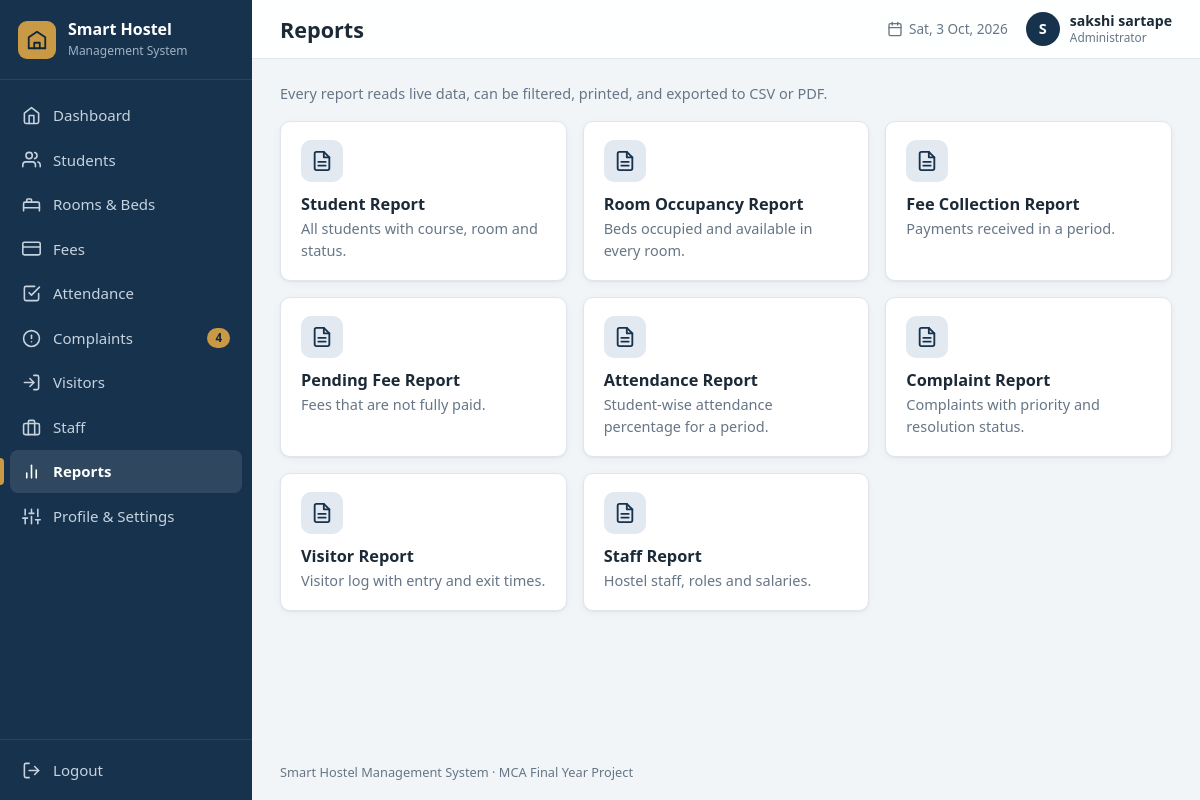
/reports/ (signed in), run on the app's committed database.
### tables this page shows
CREATE TABLE settings (
    key   TEXT PRIMARY KEY,
    value TEXT NOT NULL
);

CREATE TABLE users (
    id            INTEGER PRIMARY KEY AUTOINCREMENT,
    username      TEXT NOT NULL UNIQUE COLLATE NOCASE,
    password_hash TEXT NOT NULL,
    full_name     TEXT NOT NULL,
    email         TEXT,
    phone         TEXT,
    role          TEXT NOT NULL DEFAULT 'Administrator',
    created_at    TEXT NOT NULL DEFAULT (datetime('now','localtime')),
    last_login    TEXT
);

### routes/reports.py (the view)
@bp.route("/")
def index():
    return render_template("reports.html", reports=REPORTS)

### db.py (called while the page is built)
def connect(path):
    conn = sqlite3.connect(path, timeout=10)
    conn.row_factory = sqlite3.Row          # rows behave like dicts: row["name"]
    conn.execute("PRAGMA foreign_keys = ON")
    return conn

def get_db():
    if "db" not in g:
        g.db = connect(current_app.config["DATABASE"])
    return g.db

def query_one(sql, params=()):
    return get_db().execute(sql, params).fetchone()

def scalar(sql, params=()):
    row = get_db().execute(sql, params).fetchone()
    return row[0] if row else None

def get_setting(key, default=""):
    row = query_one("SELECT value FROM settings WHERE key = ?", (key,))
    return row["value"] if row else DEFAULT_SETTINGS.get(key, default)

### helpers.py (called while the page is built)
def today():
    return date.today().isoformat()

def csrf_token():
    if "_csrf" not in session:
        session["_csrf"] = secrets.token_hex(16)
    return session["_csrf"]

def icon(name, size=18):
    path = _ICONS.get(name, _ICONS["file"])
    return Markup(f'<svg class="icon" width="{size}" height="{size}" viewBox="0 0 24 24" fill="none" '
                  f'stroke="currentColor" stroke-width="2" stroke-linecap="round" '
                  f'stroke-linejoin="round" aria-hidden="true">{path}</svg>')

### templates/reports.html (shortened to what this page needs)
{% extends "base.html" %}
{% block heading %}<h1>Reports</h1>{% endblock %}
{% block content %}
<div class="page-head"><p class="muted">Every report reads live data, can be filtered, printed, and exported to CSV or PDF.</p></div>
<section class="report-grid">
  {% for slug, r in reports.items() %}
  <a class="report-card card" href="{{ url_for('reports.show', slug=slug) }}">
    <span class="stat-icon c-navy">{{ icon('file', 22) }}</span>
    <h2>{{ r[0] }}</h2>
    <p class="muted">{{ r[1] }}</p>
  </a>
  {% endfor %}
</section>
{% endblock %}

### templates/base.html (shortened to what this page needs)
{% from "_macros.html" import csrf %}
<!DOCTYPE html>
<html lang="en">
<head>
  <link rel="stylesheet" href="{{ url_for('static', filename='css/style.css') }}">
</head>
<body class="app">
<aside class="sidebar" id="sidebar">
  <a class="brand" href="{{ url_for('dashboard.index') }}">
    <span class="brand-mark">{{ icon('building', 22) }}</span>
    <span class="brand-text"><strong>{{ hostel_name }}</strong><small>Management System</small></span>
  </a>
  <nav class="nav" aria-label="Main navigation">
    {% for bp_name, endpoint, label, icon_name in navigation %}
      <a href="{{ url_for(endpoint) }}" class="nav-link{% if request.blueprint == bp_name %} active{% endif %}">
        {{ icon(icon_name, 19) }}<span>{{ label }}</span>
        {% if bp_name == 'complaints' and open_complaints %}<em class="nav-count">{{ open_complaints }}</em>{% endif %}
      </a>
    {% endfor %}
  </nav>
  <form method="post" action="{{ url_for('auth.logout') }}" class="logout-form">
    <button type="submit" class="nav-link logout">{{ icon('logout', 19) }}<span>Logout</span></button>
  </form>
</aside>
<div class="main">
  <header class="topbar">
    <div class="topbar-title">{% block heading %}{% endblock %}</div>
    <div class="topbar-right">
      <span class="topbar-date">{{ icon('calendar', 16) }} <span id="today-label">{{ today() }}</span></span>
      <a class="user-chip" href="{{ url_for('profile.view') }}" title="Profile & settings">
        <span class="avatar">{{ current_user.full_name[:1]|upper }}</span>
        <span class="user-name">{{ current_user.full_name }}<small>{{ current_user.role }}</small></span>
      </a>
    </div>
  </header>
  <main class="content">
    {% block content %}{% endblock %}
  </main>
  <footer class="footer">{{ hostel_name }} Management System &middot; MCA Final Year Project</footer>
</div>
</body>
</html>

### static/css/style.css (style rules this page uses)
:root { --ink: #17324d; --ink-dark: #10263b; --ink-soft: #2a4a68; --brass: #c99a45; --brass-soft: #f3e6c8; --primary: #1f5f8b; --primary-dark: #174b6f; --bg: #f2f5f8; --card: #ffffff; --line: #e0e6ec; --text: #1c2a38; --muted: #667686; --good: #2c7a58; --good-bg: #e3f3ec; --warn: #a8690f; --warn-bg: #fcefd6; --bad: #b03a2a; --bad-bg: #fbe5e1; --info: #25669b; --info-bg: #e2eef8; --neutral: #4d5d6c; --neutral-bg: #e9edf1; --radius: 10px; --shadow: 0 1px 2px rgba(16, 38, 59, .06), 0 2px 8px rgba(16, 38, 59, .04); --sidebar-w: 252px; --font: "Segoe UI", system-ui, -apple-system, "Helvetica Neue", Roboto, Arial, sans-serif; }
*, *::before, *::after { box-sizing: border-box; }
html { -webkit-text-size-adjust: 100%; }
body { margin: 0; font-family: var(--font); font-size: 14.5px; line-height: 1.5; color: var(--text); background: var(--bg); }
h1, h2, h3 { margin: 0; line-height: 1.25; font-weight: 650; }
h1 { font-size: 1.35rem; }
h2 { font-size: 1.02rem; }
p { margin: 0 0 .6rem; }
a { color: var(--primary); text-decoration: none; }
.icon { flex: none; vertical-align: -3px; }
.muted { color: var(--muted); }
.sidebar { position: fixed; inset: 0 auto 0 0; width: var(--sidebar-w); background: var(--ink); color: #d4dee8; display: flex; flex-direction: column; z-index: 40; overflow-y: auto; }
.brand { display: flex; align-items: center; gap: 12px; padding: 20px 18px 18px; color: #fff; border-bottom: 1px solid rgba(255,255,255,.09); }
.brand-mark { width: 38px; height: 38px; border-radius: 9px; background: var(--brass); color: var(--ink-dark); display: grid; place-items: center; }
.brand-text strong { display: block; font-size: 1rem; line-height: 1.2; }
.brand-text small { color: #9fb3c6; font-size: .75rem; }
.nav { padding: 14px 10px; flex: 1; display: flex; flex-direction: column; gap: 2px; }
.nav-link { display: flex; align-items: center; gap: 12px; padding: 10px 12px; border-radius: 8px; color: #c6d3df; font-size: .94rem; background: none; border: 0; width: 100%; text-align: left; font-family: inherit; cursor: pointer; position: relative; }
.nav-link.active { background: rgba(255,255,255,.1); color: #fff; font-weight: 600; }
.nav-link.active::before { content: ""; position: absolute; left: -10px; top: 8px; bottom: 8px; width: 4px; border-radius: 0 4px 4px 0; background: var(--brass); }
.nav-count { margin-left: auto; font-style: normal; font-size: .72rem; font-weight: 700; background: var(--brass); color: var(--ink-dark); border-radius: 999px; padding: 1px 8px; }
.logout-form { padding: 10px; border-top: 1px solid rgba(255,255,255,.09); }
.main { margin-left: var(--sidebar-w); min-height: 100vh; display: flex; flex-direction: column; }
.topbar { position: sticky; top: 0; z-index: 30; display: flex; align-items: center; gap: 14px; padding: 12px 28px; background: rgba(255,255,255,.92); backdrop-filter: blur(6px); border-bottom: 1px solid var(--line); }
.topbar-title { flex: 1; }
.topbar-right { display: flex; align-items: center; gap: 18px; }
.topbar-date { color: var(--muted); font-size: .85rem; display: flex; align-items: center; gap: 6px; }
.user-chip { display: flex; align-items: center; gap: 10px; color: var(--text); }
.user-name { display: flex; flex-direction: column; line-height: 1.2; font-weight: 600; font-size: .88rem; }
.user-name small { color: var(--muted); font-weight: 400; font-size: .74rem; }
.avatar { width: 34px; height: 34px; border-radius: 50%; background: var(--ink); color: #fff; display: grid; place-items: center; font-weight: 700; flex: none; }
.content { padding: 24px 28px 8px; flex: 1; width: 100%; max-width: 1480px; }
.footer { padding: 18px 28px; color: var(--muted); font-size: .8rem; }
.page-head { display: flex; align-items: center; justify-content: space-between; gap: 12px; flex-wrap: wrap; margin-bottom: 16px; }
.page-head p { margin: 0; }
.card { background: var(--card); border: 1px solid var(--line); border-radius: var(--radius); box-shadow: var(--shadow); padding: 18px 20px; margin-bottom: 18px; }
.stat-icon { width: 42px; height: 42px; border-radius: 10px; display: grid; place-items: center; flex: none; }
.c-navy { background: #e3e9f0; color: var(--ink); }
.report-grid { display: grid; grid-template-columns: repeat(auto-fill, minmax(250px, 1fr)); gap: 16px; }
.report-card { color: var(--text); margin: 0; transition: border-color .15s, transform .15s; }
.report-card h2 { margin: 12px 0 4px; }
.report-card p { margin: 0; }

### data on the page
settings: value "Smart Hostel"
users: full_name "S", full_name "sakshi sartape", role "Administrator"

### other printed values
{{ label }} "Dashboard" "Students" "Rooms & Beds" "Fees" "Attendance" "Complaints" "Visitors" "Staff" "Reports" "Profile & Settings"
{{ open_complaints }} "4"
{{ r[0] }} "Student Report" "Room Occupancy Report" "Fee Collection Report" "Pending Fee Report" "Attendance Report" "Complaint Report" "Visitor Report" "Staff Report"
{{ r[1] }} "All students with course, room and status." "Beds occupied and available in every room." "Payments received in a period." "Fees that are not fully paid." "Student-wise attendance percentage for a period." "Complaints with priority and resolution status." "Visitor log with entry and exit times." "Hostel staff, roles and salaries."
